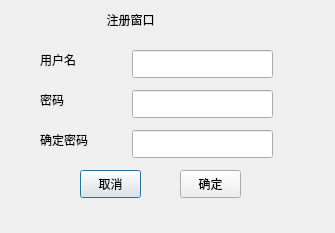
<?xml version="1.0" encoding="UTF-8"?>
<ui version="4.0">
 <class>Dialog</class>
 <widget class="QDialog" name="Dialog">
  <property name="geometry">
   <rect>
    <x>0</x>
    <y>0</y>
    <width>335</width>
    <height>233</height>
   </rect>
  </property>
  <property name="windowTitle">
   <string>Dialog</string>
  </property>
  <widget class="QLabel" name="register_2">
   <property name="geometry">
    <rect>
     <x>100</x>
     <y>10</y>
     <width>91</width>
     <height>20</height>
    </rect>
   </property>
   <property name="text">
    <string>  注册窗口</string>
   </property>
  </widget>
  <widget class="QLabel" name="rusrname">
   <property name="geometry">
    <rect>
     <x>40</x>
     <y>50</y>
     <width>76</width>
     <height>20</height>
    </rect>
   </property>
   <property name="text">
    <string>用户名</string>
   </property>
  </widget>
  <widget class="QLabel" name="rpwd1lb">
   <property name="geometry">
    <rect>
     <x>40</x>
     <y>90</y>
     <width>76</width>
     <height>20</height>
    </rect>
   </property>
   <property name="text">
    <string>密码</string>
   </property>
  </widget>
  <widget class="QLabel" name="rpwd2lb">
   <property name="geometry">
    <rect>
     <x>40</x>
     <y>130</y>
     <width>76</width>
     <height>20</height>
    </rect>
   </property>
   <property name="text">
    <string>确定密码</string>
   </property>
  </widget>
  <widget class="QLineEdit" name="rusrtext">
   <property name="geometry">
    <rect>
     <x>132</x>
     <y>50</y>
     <width>141</width>
     <height>28</height>
    </rect>
   </property>
  </widget>
  <widget class="QLineEdit" name="rpwdtext1">
   <property name="geometry">
    <rect>
     <x>132</x>
     <y>90</y>
     <width>141</width>
     <height>28</height>
    </rect>
   </property>
   <property name="echoMode">
    <enum>QLineEdit::Password</enum>
   </property>
  </widget>
  <widget class="QLineEdit" name="rpwdtext2">
   <property name="geometry">
    <rect>
     <x>132</x>
     <y>130</y>
     <width>141</width>
     <height>28</height>
    </rect>
   </property>
   <property name="echoMode">
    <enum>QLineEdit::Password</enum>
   </property>
  </widget>
  <widget class="QPushButton" name="rcancer">
   <property name="geometry">
    <rect>
     <x>80</x>
     <y>170</y>
     <width>61</width>
     <height>28</height>
    </rect>
   </property>
   <property name="text">
    <string>取消</string>
   </property>
  </widget>
  <widget class="QPushButton" name="rok">
   <property name="geometry">
    <rect>
     <x>180</x>
     <y>170</y>
     <width>61</width>
     <height>28</height>
    </rect>
   </property>
   <property name="text">
    <string>确定</string>
   </property>
  </widget>
 </widget>
 <resources/>
 <connections/>
</ui>
